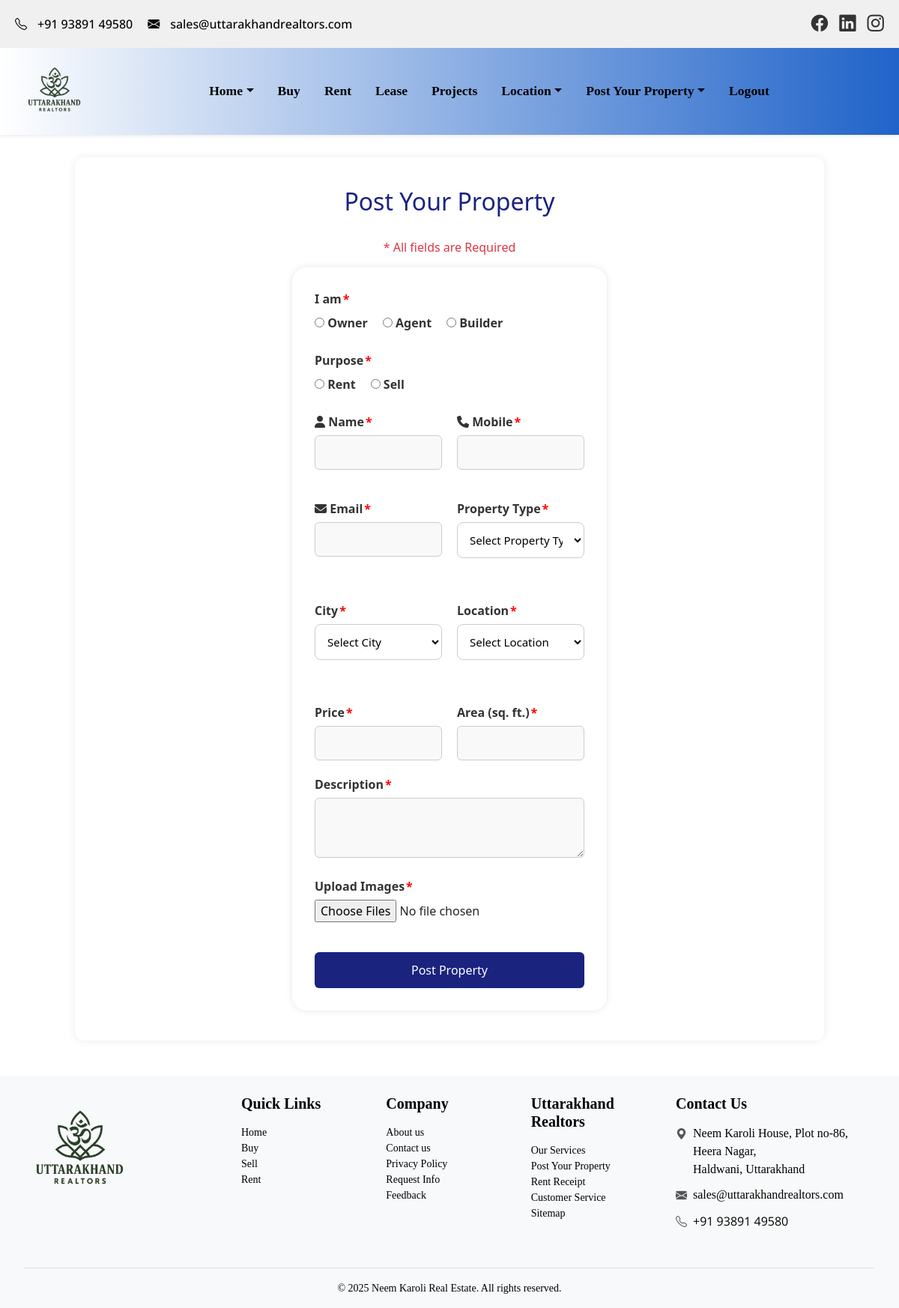
The app's page /sell/ (signed in) with its own data.
### my_app/models.py (models this page shows, shortened)
class Purpose(models.Model):
    name = models.CharField(max_length=50)

### my_app/views.py (the view)
# urls.py: path('sell/', views.sell_property_view, name='sell_property'),
@login_required(login_url='user-login')
def sell_property_view(request):
    if request.method == 'POST':
        form = SellPropertyForm(request.POST, request.FILES)
        if form.is_valid():
            property_instance = form.save(commit=False)
            property_instance.posted_by = request.user
            new_location_name = form.cleaned_data.get('new_location')
            selected_location = form.cleaned_data.get('location')
            if new_location_name and not selected_location:
                city = form.cleaned_data.get('city')
                selected_location, _ = Location.objects.get_or_create(name=new_location_name, city=city)
            property_instance.location = selected_location
            property_instance.save()
            images = request.FILES.getlist('images')
            for img in images:
                PropertyImage.objects.create(property=property_instance, image=img)
            return redirect('buy_properties')
    else:
        form = SellPropertyForm()
    context = {
        'form': form,
        'purposes': form.fields['purpose'].queryset,
        'property_types': form.fields['property_type'].queryset,
        'cities': form.fields['city'].queryset,
        'locations': Location.objects.all()
    }
    return render(request, 'sell_form.html', context)

### my_app/templates/sell_form.html (shortened to what this page needs)
{% extends 'common.html' %}
{% load static %}
{% block content %}
<link rel="stylesheet" href="https://cdnjs.cloudflare.com/ajax/libs/font-awesome/6.4.0/css/all.min.css">
<div class="property-card">
  <h2>Post Your Property</h2>
  <span class="text-danger text-center" style="display:block; margin-bottom: 15px;">* All fields are Required</span>
  <form method="POST" enctype="multipart/form-data">
    <div class="form-group">
      <label>I am<span class="required-asterisk">*</span></label>
      <div class="radio-group">
        <label><input type="radio" name="user_type" value="Owner" {% if request.POST.user_type == "Owner" %}checked{% endif %}> Owner</label>
        <label><input type="radio" name="user_type" value="Agent" {% if request.POST.user_type == "Agent" %}checked{% endif %}> Agent</label>
        <label><input type="radio" name="user_type" value="Builder" {% if request.POST.user_type == "Builder" %}checked{% endif %}> Builder</label>
      </div>
    </div>
    <div class="form-group">
      <label>Purpose<span class="required-asterisk">*</span></label>
      <div class="radio-group">
        {% for p in purposes %}
          <label>
            <input type="radio" name="purpose" value="{{ p.id }}" {% if form.purpose.value|stringformat:"s" == p.id|stringformat:"s" %}checked{% endif %}>
            {{ p.name }}
          </label>
        {% endfor %}
      </div>
    </div>
    <div class="form-grid">
      <div class="form-group">
        <label><i class="fas fa-user"></i> Name<span class="required-asterisk">*</span></label>
        <input type="text" name="name" value="{{ form.name.value|default:'' }}">
      </div>
      <div class="form-group">
        <label><i class="fas fa-phone"></i> Mobile<span class="required-asterisk">*</span></label>
        <input type="tel" name="mobile" value="{{ form.mobile.value|default:'' }}">
      </div>
      <div class="form-group">
        <label><i class="fas fa-envelope"></i> Email<span class="required-asterisk">*</span></label>
        <input type="email" name="email" value="{{ form.email.value|default:'' }}">
      </div>
      <div class="form-group">
        <label>Property Type<span class="required-asterisk">*</span></label>
        <select name="property_type">
          <option value="">Select Property Type</option>
        </select>
      </div>
      <div class="form-group">
        <label>City<span class="required-asterisk">*</span></label>
        <select name="city" id="city-select">
          <option value="">Select City</option>
        </select>
      </div>
      <div class="form-group">
        <label>Location<span class="required-asterisk">*</span></label>
        <select name="location" id="location-select">
          <option value="">Select Location</option>
        </select>
      </div>
      <div class="form-group">
        <label>Price<span class="required-asterisk">*</span></label>
        <input type="number" name="price" value="{{ form.price.value|default:'' }}">
      </div>
      <div class="form-group">
        <label>Area (sq. ft.)<span class="required-asterisk">*</span></label>
        <input type="number" name="area" value="{{ form.area.value|default:'' }}">
      </div>
    </div>
    <div class="form-group">
      <label>Description<span class="required-asterisk">*</span></label>
      <textarea name="description">{{ form.description.value|default:'' }}</textarea>
    </div>
    <div class="form-group">
      <label>Upload Images<span class="required-asterisk">*</span></label>
      <input type="file" name="images" multiple accept="image/*">
    </div>
    <button type="submit" class="btn-submit">Post Property</button>
  </form>
</div>
{% endblock %}

### static/css/style.css (style rules this page uses)
body { font-family: Georgia, 'Times New Roman', Times, serif !important; margin: 0; padding: 0; }
form { background-color: rgba(255, 255, 255, 0.85); padding: 30px; border-radius: 20px; max-width: 420px; margin: auto; box-shadow: 0 0 10px rgba(0, 0, 0, 0.1); }
form label { font-weight: bold; display: block; margin-bottom: 6px; color: #333; }
form select, .form-select { width: 100%; padding: 12px; font-size: 15px; border: 1px solid #ccc; border-radius: 8px; background-color: #fff; margin-bottom: 18px; box-sizing: border-box; }
form button { width: 100%; padding: 12px; font-size: 16px; background-color: #00a67e; color: white; border: none; border-radius: 8px; cursor: pointer; transition: background-color 0.3s ease; }

### my_app/templates/sell_form.html (style rules this page uses)
.property-card { width: 90%; max-width: 1000px; margin: 30px auto; background: #fff; padding: 40px; border-radius: 12px; box-shadow: 0 0 12px rgba(0, 0, 0, 0.08); font-family: 'Segoe UI', sans-serif; }
h2 { text-align: center; color: #1a237e; margin-bottom: 30px; }
.form-grid { display: grid; grid-template-columns: 1fr 1fr; gap: 20px; }
.form-group { margin-bottom: 20px; }
label { font-weight: 500; display: block; margin-bottom: 6px; color: #333; }
input[type="text"], input[type="number"], input[type="email"], input[type="tel"], select, textarea { width: 100%; padding: 10px; border: 1px solid #ccc; border-radius: 6px; background: #f9f9f9; }
textarea { resize: vertical; min-height: 80px; }
.radio-group { display: flex; gap: 20px; margin-top: 8px; }
.btn-submit { background: #1a237e; color: white; padding: 12px 25px; border: none; border-radius: 6px; font-size: 16px; cursor: pointer; margin-top: 20px; }
.required-asterisk { color: red; margin-left: 2px; }

### records on screen
Purpose: purpose "☐ Rent", name "Rent"
Purpose: purpose "☐ Sell", name "Sell"
